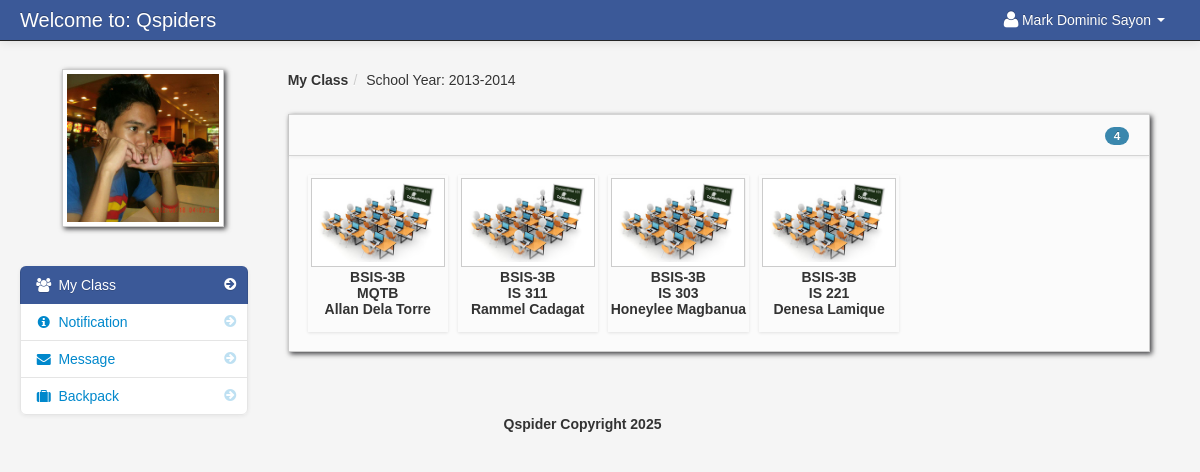
The page /dashboard_student.php (signed in) on the database its author committed.
### tables this page shows
CREATE TABLE `student` (
  `student_id` int(11) NOT NULL,
  `firstname` varchar(100) NOT NULL,
  `lastname` varchar(100) NOT NULL,
  `class_id` int(11) NOT NULL,
  `username` varchar(100) NOT NULL,
  `password` varchar(100) NOT NULL,
  `location` varchar(100) NOT NULL,
  `status` varchar(100) NOT NULL
);

CREATE TABLE `school_year` (
  `school_year_id` int(11) NOT NULL,
  `school_year` varchar(100) NOT NULL
);

CREATE TABLE `teacher_class_student` (
  `teacher_class_student_id` int(11) NOT NULL,
  `teacher_class_id` int(11) NOT NULL,
  `student_id` int(11) NOT NULL,
  `teacher_id` int(11) NOT NULL
);

CREATE TABLE `teacher_class` (
  `teacher_class_id` int(11) NOT NULL,
  `teacher_id` int(11) NOT NULL,
  `class_id` int(11) NOT NULL,
  `subject_id` int(11) NOT NULL,
  `thumbnails` varchar(100) NOT NULL,
  `school_year` varchar(100) NOT NULL
);

CREATE TABLE `class` (
  `class_id` int(11) NOT NULL,
  `class_name` varchar(100) NOT NULL
);

CREATE TABLE `subject` (
  `subject_id` int(11) NOT NULL,
  `subject_code` varchar(100) NOT NULL,
  `subject_title` varchar(100) NOT NULL,
  `category` varchar(100) NOT NULL,
  `description` longtext NOT NULL,
  `unit` int(11) NOT NULL,
  `Pre_req` varchar(100) NOT NULL,
  `semester` varchar(100) NOT NULL
);

CREATE TABLE `teacher` (
  `teacher_id` int(11) NOT NULL,
  `username` varchar(100) NOT NULL,
  `password` varchar(200) NOT NULL,
  `firstname` varchar(100) NOT NULL,
  `lastname` varchar(100) NOT NULL,
  `department_id` int(11) NOT NULL,
  `location` varchar(200) NOT NULL,
  `about` varchar(500) NOT NULL,
  `teacher_status` varchar(20) NOT NULL,
  `teacher_stat` varchar(100) NOT NULL
);

### session.php (called while the page is built, shortened)
<?php
$session_id=$_SESSION['id'];
?>

### dashboard_student.php (the view, shortened to what this page needs)
<?php include('header_dashboard.php'); ?>
<?php include('session.php'); ?>
    <body>
		<?php include('navbar_student.php'); ?>
        <div class="container-fluid">
            <div class="row-fluid">
				<?php include('student_sidebar.php'); ?>
                <div class="span9" id="content">
                     <div class="row-fluid">
					     <ul class="breadcrumb">
						<?php
						$school_year_query = mysqli_query($conn,"select * from school_year order by school_year DESC")or die(mysqli_error());
						$school_year_query_row = mysqli_fetch_array($school_year_query);
						$school_year = $school_year_query_row['school_year'];
						?>
							<li><a href="#"><b>My Class</b></a><span class="divider">/</span></li>
							<li><a href="#">School Year: <?php echo $school_year_query_row['school_year']; ?></a></li>
						</ul>
                        <div class="block">
                            <div class="navbar navbar-inner block-header">
                                <div id="" class="muted pull-right">
									<?php $query = mysqli_query($conn,"select * from teacher_class_student
														LEFT JOIN teacher_class ON teacher_class.teacher_class_id = teacher_class_student.teacher_class_id
														LEFT JOIN class ON class.class_id = teacher_class.class_id
														LEFT JOIN subject ON subject.subject_id = teacher_class.subject_id
														LEFT JOIN teacher ON teacher.teacher_id = teacher_class.teacher_id
														where student_id = '$session_id' and school_year = '$school_year'
														")or die(mysqli_error());
														$count = mysqli_num_rows($query);
									?>
												<span class="badge badge-info"><?php echo $count; ?></span>
								</div>
                            </div>
                            <div class="block-content collapse in">
                                <div class="span12">
  										<ul	 id="da-thumbs" class="da-thumbs">
													<?php
														if ($count != '0'){
														while($row = mysqli_fetch_array($query)){
														$id = $row['teacher_class_id'];
													?>
											<li>
												<a href="my_classmates.php<?php echo '?id='.$id; ?>">
														<img src ="<?php echo $row['thumbnails'] ?>" width="124" height="140" class="img-polaroid">
												</a>
												<p class="class"><?php echo $row['class_name']; ?></p>
												<p class="subject"><?php echo $row['subject_code']; ?></p>
												<p class="subject"><?php echo $row['firstname']." ".$row['lastname']?></p>
											</li>
									<?php }}else{ ?>
									<div class="alert alert-info"><i class="icon-info-sign"></i> You are currently not enroll to your class</div>
									<?php } ?>
									</ul>
                                </div>
                            </div>
                        </div>
                    </div>
                </div>
            </div>
		<?php include('footer.php'); ?>
        </div>
		<?php include('script.php'); ?>
    </body>
</html>

### header_dashboard.php (shortened to what this page needs)
<!DOCTYPE html>
<html class="no-js">
    <head>
        <link href="admin/bootstrap/css/bootstrap.min.css" rel="stylesheet" media="screen">
        <link href="admin/bootstrap/css/bootstrap-responsive.min.css" rel="stylesheet" media="screen">
        <link href="admin/bootstrap/css/font-awesome.css" rel="stylesheet" media="screen">
        <link href="admin/bootstrap/css/my_style.css" rel="stylesheet" media="screen">
        <link href="admin/bootstrap/css/print.css" rel="stylesheet" media="print">
        <link href="admin/vendors/easypiechart/jquery.easy-pie-chart.css" rel="stylesheet" media="screen">
        <link href="admin/assets/styles.css" rel="stylesheet" media="screen">
		<link href="admin/vendors/fullcalendar/fullcalendar.css" rel="stylesheet" media="screen">
		<link href="admin/assets/DT_bootstrap.css" rel="stylesheet" media="screen">
		<link href="admin/vendors/jGrowl/jquery.jgrowl.css" rel="stylesheet" media="screen">
		<link rel="stylesheet" type="text/css" href="admin/vendors/bootstrap-wysihtml5/src/bootstrap-wysihtml5.css"></link>
		<link href="admin/vendors/jGrowl/jquery.jgrowl.css" rel="stylesheet" media="screen">
    </head>

### navbar_student.php (shortened to what this page needs)
<div class="navbar navbar-fixed-top navbar-inverse">
        <div class="navbar-inner">
            <div class="container-fluid">
                <a class="brand" href="#">Welcome to: Qspiders</a>
					<div class="nav-collapse collapse">
						<ul class="nav pull-right">
							<?php $query= mysqli_query($conn,"select * from student where student_id = '$session_id'")or die(mysqli_error());
									$row = mysqli_fetch_array($query);
							?>
							<li class="dropdown">
								<a href="#" role="button" class="dropdown-toggle" data-toggle="dropdown"> <i class="icon-user icon-large"></i><?php echo $row['firstname']." ".$row['lastname'];  ?> <i class="caret"></i></a>
							</li>
						</ul>
					</div>
            </div>
        </div>
</div>

### student_sidebar.php (shortened to what this page needs)
<div class="span3" id="sidebar">
					<img id="avatar" class="img-polaroid" src="admin/<?php echo $row['location']; ?>">
		<ul class="nav nav-list bs-docs-sidenav nav-collapse collapse">
			<li class="active"><a href="dashboard_student.php"><i class="icon-chevron-right"></i><i class="icon-group"></i>&nbsp;My Class</a></li>
			<li class="">
				<a href="student_notification.php"><i class="icon-chevron-right"></i><i class="icon-info-sign"></i>&nbsp;Notification
				</a>
			</li>
			<li class="">
			<a href="student_message.php"><i class="icon-chevron-right"></i><i class="icon-envelope-alt"></i>&nbsp;Message
			</a>
			</li>
			 <li class=""><a href="backpack.php"><i class="icon-chevron-right"></i><i class="icon-suitcase"></i>&nbsp;Backpack</a></li>
		</ul>
</div>

### footer.php
<center>
		<footer>
		<p>Qspider Copyright 2025</p>
		</footer>
</center>

### script.php (shortened to what this page needs)
	<link href="admin/vendors/datepicker.css" rel="stylesheet" media="screen">
	<link href="admin/vendors/uniform.default.css" rel="stylesheet" media="screen">
	<link href="admin/vendors/chosen.min.css" rel="stylesheet" media="screen">
<link rel="stylesheet" type="text/css" href="admin/assets//style.css" />
	<link href="admin/vendors/datepicker.css" rel="stylesheet" media="screen">

### admin/assets/styles.css (style rules this page uses)
body { padding-top: 60px; padding-bottom: 40px; background-color: #f5f5f5; }
#content { margin-left:0px; }
.breadcrumb { margin: 0 0 0px; padding: 10px 0px; background-color: transparent; }
.block { background: url("../images/pixel-60fff.png") repeat scroll 0 0 rgba(0, 0, 0, 0) !important; border: 1px solid #ccc; background: white; margin: 1em 0em; border-top: none; -webkit-box-shadow: 2px 2px 5px rgba(0, 0, 6, 0.75); -moz-box-shadow: 2px 2px 5px rgba(0, 0, 6, 0.75); box-shadow: 2px 2px 5px rgba(0, 0, 6, 0.75); }
.block-content { margin: 1em; min-height: .25em; }
.block-header { margin-bottom: 0px; border-right: none; border-left: none; -webkit-border-radius: 0px; -moz-border-radius: 0px; border-radius: 0px; }
.block-header div { padding-top: 10px; }
.bs-docs-sidenav { max-width: 228px; margin: 30px 0 0; padding: 0; background-color: #fff; -webkit-border-radius: 6px; -moz-border-radius: 6px; border-radius: 6px; -webkit-box-shadow: 0 1px 4px rgba(0,0,0,.065); -moz-box-shadow: 0 1px 4px rgba(0,0,0,.065); box-shadow: 0 1px 4px rgba(0,0,0,.065); }
.bs-docs-sidenav > li > a { display: block; width: 190px \9; margin: 0 0 -1px; padding: 8px 14px; border: 1px solid #e5e5e5; }
.bs-docs-sidenav > li:first-child > a { -webkit-border-radius: 6px 6px 0 0; -moz-border-radius: 6px 6px 0 0; border-radius: 6px 6px 0 0; }
.bs-docs-sidenav > li:last-child > a { -webkit-border-radius: 0 0 6px 6px; -moz-border-radius: 0 0 6px 6px; border-radius: 0 0 6px 6px; }
.bs-docs-sidenav > .active > a { position: relative; z-index: 2; padding: 9px 15px; border: 0; text-shadow: 0 1px 0 rgba(0,0,0,.15); -webkit-box-shadow: inset 1px 0 0 rgba(0,0,0,.1), inset -1px 0 0 rgba(0,0,0,.1); -moz-box-shadow: inset 1px 0 0 rgba(0,0,0,.1), inset -1px 0 0 rgba(0,0,0,.1); box-shadow: inset 1px 0 0 rgba(0,0,0,.1), inset -1px 0 0 rgba(0,0,0,.1); }
.bs-docs-sidenav .icon-chevron-right { float: right; margin-top: 2px; margin-right: -6px; opacity: .25; }
.bs-docs-sidenav .active .icon-chevron-right, .bs-docs-sidenav .active a:hover .icon-chevron-right { opacity: 1; }

### admin/assets/style.css (style rules this page uses)
.da-thumbs { float: left; list-style: none outside none; margin: 0; padding: 0; position: relative; }
.da-thumbs li { float: left; margin: 5px; padding: 3px; position: relative; box-shadow: 0 1px 3px rgba(0,0,0,0.1); }
.da-thumbs li a, .da-thumbs li a img { display: block; position: relative; }
.da-thumbs li a { overflow: hidden; }
.class { font-family: helvetica !important; font-weight: bold; text-align: center; }
.subject { font-family: helvetica !important; font-weight: bold; text-align: center; margin-top: -14px; }

### rows shown on the page
student: firstname "Mark Dominic", lastname "Sayon", location (picture)
school_year: school_year "2013-2014"
teacher_class_student: teacher_class.thumbnails (picture), class.class_name "BSIS-3B", subject.subject_code "MQTB", teacher.firstname "Allan", teacher.lastname "Dela Torre"
teacher_class_student: teacher_class.thumbnails (picture), class.class_name "BSIS-3B", subject.subject_code "IS 311", teacher.firstname "Rammel", teacher.lastname "Cadagat"
teacher_class_student: teacher_class.thumbnails (picture), class.class_name "BSIS-3B", subject.subject_code "IS 303", teacher.firstname "Honeylee", teacher.lastname "Magbanua"
teacher_class_student: teacher_class.thumbnails (picture), class.class_name "BSIS-3B", subject.subject_code "IS 221", teacher.firstname "Denesa", teacher.lastname "Lamique"

### other values the page prints
$count "4"
